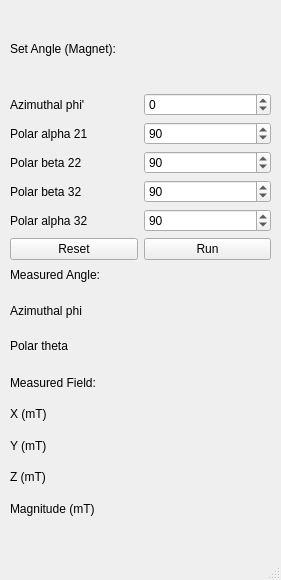
<?xml version="1.0" encoding="UTF-8"?>
<ui version="4.0">
 <class>MainWindow</class>
 <widget class="QMainWindow" name="MainWindow">
  <property name="geometry">
   <rect>
    <x>0</x>
    <y>0</y>
    <width>281</width>
    <height>580</height>
   </rect>
  </property>
  <property name="windowTitle">
   <string>MainWindow</string>
  </property>
  <widget class="QWidget" name="centralwidget">
   <widget class="QWidget" name="gridLayoutWidget">
    <property name="geometry">
     <rect>
      <x>10</x>
      <y>10</y>
      <width>261</width>
      <height>250</height>
     </rect>
    </property>
    <layout class="QGridLayout" name="gridLayout">
     <item row="0" column="1" colspan="2">
      <widget class="QLabel" name="label">
       <property name="text">
        <string>Set Angle (Magnet):</string>
       </property>
      </widget>
     </item>
     <item row="2" column="2">
      <widget class="QSpinBox" name="spb_phi">
       <property name="minimum">
        <number>-90</number>
       </property>
       <property name="maximum">
        <number>90</number>
       </property>
      </widget>
     </item>
     <item row="3" column="1">
      <widget class="QLabel" name="lbl_theta_set">
       <property name="text">
        <string>Polar alpha 21</string>
       </property>
      </widget>
     </item>
     <item row="3" column="2">
      <widget class="QSpinBox" name="spb_alpha_21">
       <property name="minimum">
        <number>-180</number>
       </property>
       <property name="maximum">
        <number>180</number>
       </property>
       <property name="value">
        <number>90</number>
       </property>
      </widget>
     </item>
     <item row="2" column="1">
      <widget class="QLabel" name="lbl_phi_set">
       <property name="text">
        <string>Azimuthal phi'</string>
       </property>
      </widget>
     </item>
     <item row="7" column="2">
      <widget class="QPushButton" name="pbt_run">
       <property name="text">
        <string>Run</string>
       </property>
      </widget>
     </item>
     <item row="6" column="1">
      <widget class="QLabel" name="label_3">
       <property name="text">
        <string>Polar alpha 32</string>
       </property>
      </widget>
     </item>
     <item row="6" column="2">
      <widget class="QSpinBox" name="spb_alpha_32">
       <property name="minimum">
        <number>-180</number>
       </property>
       <property name="maximum">
        <number>180</number>
       </property>
       <property name="value">
        <number>90</number>
       </property>
      </widget>
     </item>
     <item row="7" column="1">
      <widget class="QPushButton" name="pbt_reset">
       <property name="text">
        <string>Reset</string>
       </property>
      </widget>
     </item>
     <item row="4" column="1">
      <widget class="QLabel" name="lbl_theta_set_2">
       <property name="text">
        <string>Polar beta 22</string>
       </property>
      </widget>
     </item>
     <item row="5" column="1">
      <widget class="QLabel" name="label_4">
       <property name="text">
        <string>Polar beta 32</string>
       </property>
      </widget>
     </item>
     <item row="4" column="2">
      <widget class="QSpinBox" name="spb_alpha_22">
       <property name="minimum">
        <number>-180</number>
       </property>
       <property name="maximum">
        <number>180</number>
       </property>
       <property name="value">
        <number>90</number>
       </property>
      </widget>
     </item>
     <item row="5" column="2">
      <widget class="QSpinBox" name="spb_alpha_31">
       <property name="minimum">
        <number>-180</number>
       </property>
       <property name="maximum">
        <number>180</number>
       </property>
       <property name="value">
        <number>90</number>
       </property>
      </widget>
     </item>
    </layout>
   </widget>
   <widget class="QWidget" name="gridLayoutWidget_2">
    <property name="geometry">
     <rect>
      <x>10</x>
      <y>260</y>
      <width>261</width>
      <height>101</height>
     </rect>
    </property>
    <layout class="QGridLayout" name="gridLayout_2">
     <item row="1" column="0">
      <widget class="QLabel" name="lbl_phi_msr">
       <property name="text">
        <string>Azimuthal phi</string>
       </property>
      </widget>
     </item>
     <item row="2" column="0">
      <widget class="QLabel" name="lbl_theta_msr">
       <property name="text">
        <string>Polar theta</string>
       </property>
      </widget>
     </item>
     <item row="0" column="0" colspan="2">
      <widget class="QLabel" name="label_2">
       <property name="text">
        <string>Measured Angle:</string>
       </property>
      </widget>
     </item>
     <item row="1" column="1">
      <widget class="QLabel" name="lbl_phi">
       <property name="text">
        <string/>
       </property>
      </widget>
     </item>
     <item row="2" column="1">
      <widget class="QLabel" name="lbl_theta">
       <property name="text">
        <string/>
       </property>
      </widget>
     </item>
    </layout>
   </widget>
   <widget class="QWidget" name="gridLayoutWidget_3">
    <property name="geometry">
     <rect>
      <x>10</x>
      <y>370</y>
      <width>261</width>
      <height>151</height>
     </rect>
    </property>
    <layout class="QGridLayout" name="gridLayout_3">
     <item row="3" column="0">
      <widget class="QLabel" name="label_8">
       <property name="text">
        <string>Z (mT)</string>
       </property>
      </widget>
     </item>
     <item row="1" column="0">
      <widget class="QLabel" name="label_6">
       <property name="text">
        <string>X (mT)</string>
       </property>
      </widget>
     </item>
     <item row="4" column="0">
      <widget class="QLabel" name="label_9">
       <property name="text">
        <string>Magnitude (mT)</string>
       </property>
      </widget>
     </item>
     <item row="2" column="0">
      <widget class="QLabel" name="label_7">
       <property name="text">
        <string>Y (mT)</string>
       </property>
      </widget>
     </item>
     <item row="1" column="1">
      <widget class="QLabel" name="lbl_x">
       <property name="text">
        <string/>
       </property>
      </widget>
     </item>
     <item row="2" column="1">
      <widget class="QLabel" name="lbl_y">
       <property name="text">
        <string/>
       </property>
      </widget>
     </item>
     <item row="3" column="1">
      <widget class="QLabel" name="lbl_z">
       <property name="text">
        <string/>
       </property>
      </widget>
     </item>
     <item row="4" column="1">
      <widget class="QLabel" name="lbl_mag">
       <property name="text">
        <string/>
       </property>
      </widget>
     </item>
     <item row="0" column="0" colspan="2">
      <widget class="QLabel" name="label_5">
       <property name="text">
        <string>Measured Field:</string>
       </property>
      </widget>
     </item>
    </layout>
   </widget>
  </widget>
  <widget class="QMenuBar" name="menubar">
   <property name="geometry">
    <rect>
     <x>0</x>
     <y>0</y>
     <width>281</width>
     <height>28</height>
    </rect>
   </property>
  </widget>
  <widget class="QStatusBar" name="statusbar"/>
 </widget>
 <resources/>
 <connections/>
</ui>
